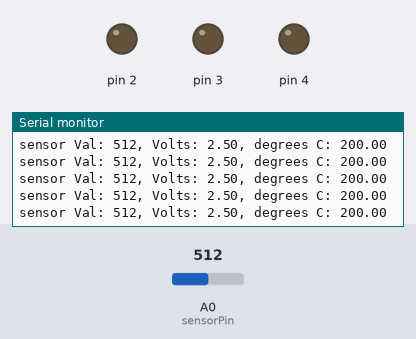
Recording of a sketch running on a simulated Arduino Uno, built with avr-gcc and run on an emulated ATmega328P. Shown: output pins drawn as LEDs (lit = HIGH), the last lines printed to the serial monitor. Inputs (shaded band) come from the test bench; at power-on: A0 (sensorPin) = 512.

Above: at 1.2 s.
1.3 s: A0 (sensorPin) set to 306
At 1.39 s:
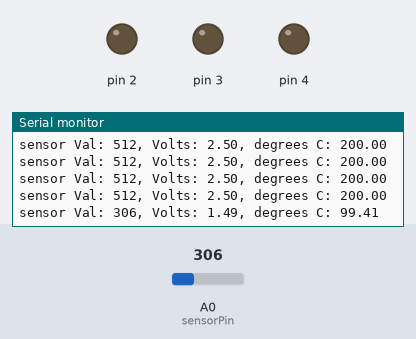
4.3 s: A0 (sensorPin) set to 323
At 4.34 s:
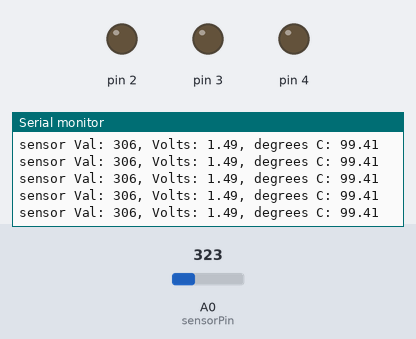
Timing chart, 0 to 7.3 s (numbered marks = the images above; inputs shaded):
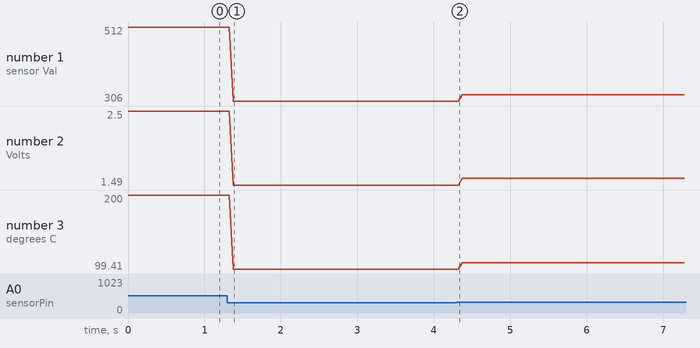

Measured:
- after the input at 1.3 s, the serial monitor: prints a new line after 0.08 s (image 1)
- plotted number 1: 512 → 306 after the input at 1.3 s, 306 → 323 after the input at 4.3 s
- plotted number 2: 2.5 → 1.49 after the input at 1.3 s, 1.49 → 1.58 after the input at 4.3 s
- plotted number 3: 200 → 99.41 after the input at 1.3 s, 99.41 → 107.71 after the input at 4.3 s

The sketch:

temp.ino
```cpp
const int sensorPin = A0;
const float baselineTemp = 20;


void setup() {
  Serial.begin(9600); // open a serial port


  for (int pinNumber = 2; pinNumber < 5; pinNumber++){
    pinMode(pinNumber, OUTPUT);
    digitalWrite(pinNumber, LOW);
  }
}

void loop() {
  int sensorVal = analogRead(sensorPin);

  Serial.print("sensor Val: ");
  Serial.print(sensorVal);

  //convert the ADC reading to voltage

  float voltage = (sensorVal/1024.0) * 5.0;

  Serial.print(", Volts: ");
  Serial.print(voltage);

  Serial.print(", degrees C: ");
  //convert the voltage to temparature in degrees
  float temp = (voltage - .5) * 100;
  Serial.println(temp);

}
```
